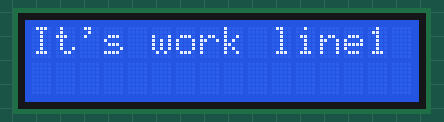
The program below on a simulated ESP32 board running MicroPython. On the bench: 16×2 character LCD. Library files of the repository ran but are not shown: machine_i2c_lcd.py. At 2.1 s the program stops and its outputs stay as they are.

Above: at 0.1 s.
At 1.1 s:
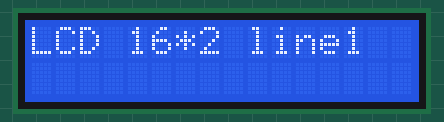

Measured:
- what the display in image 0 shows lasts 1.0 s, from 0.1 s to 1.1 s

The program:

lab_23_lcd162_i2_1line.py
```python
#lab_23_lcd162_i2_1line.py
from machine import Pin, SoftI2C
from machine_i2c_lcd import I2cLcd
from time import sleep

# Define the LCD I2C address and dimensions
I2C_ADDR = 0x27
I2C_NUM_ROWS = 2
I2C_NUM_COLS = 16

# Initialize I2C and LCD objects
i2c = SoftI2C(sda=Pin(21), scl=Pin(22), freq=400000)

lcd = I2cLcd(i2c, I2C_ADDR, I2C_NUM_ROWS, I2C_NUM_COLS)

# 1 Line
lcd.clear() # เคลียร์หน้าจอ
lcd.putstr("It's work line1") #แสดงตัวอักษร
sleep(1)

lcd.clear() # เคลียร์หน้าจอ
lcd.putstr("LCD 16*2 line1") #แสดงตัวอักษร
sleep(1)

lcd.clear()
```
